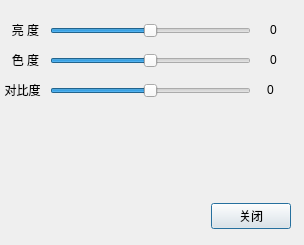
<?xml version="1.0" encoding="UTF-8"?>
<ui version="4.0">
 <class>DlgVideoParam</class>
 <widget class="QDialog" name="DlgVideoParam">
  <property name="geometry">
   <rect>
    <x>0</x>
    <y>0</y>
    <width>304</width>
    <height>245</height>
   </rect>
  </property>
  <property name="windowTitle">
   <string>视频播放参数</string>
  </property>
  <widget class="QWidget" name="layoutWidget">
   <property name="geometry">
    <rect>
     <x>20</x>
     <y>200</y>
     <width>271</width>
     <height>33</height>
    </rect>
   </property>
   <layout class="QHBoxLayout">
    <property name="spacing">
     <number>6</number>
    </property>
    <property name="leftMargin">
     <number>0</number>
    </property>
    <property name="topMargin">
     <number>0</number>
    </property>
    <property name="rightMargin">
     <number>0</number>
    </property>
    <property name="bottomMargin">
     <number>0</number>
    </property>
    <item>
     <spacer>
      <property name="orientation">
       <enum>Qt::Horizontal</enum>
      </property>
      <property name="sizeHint" stdset="0">
       <size>
        <width>131</width>
        <height>31</height>
       </size>
      </property>
     </spacer>
    </item>
    <item>
     <widget class="QPushButton" name="cancelButton">
      <property name="text">
       <string>关闭</string>
      </property>
     </widget>
    </item>
   </layout>
  </widget>
  <widget class="QLabel" name="m_labelBrightness">
   <property name="geometry">
    <rect>
     <x>10</x>
     <y>20</y>
     <width>31</width>
     <height>20</height>
    </rect>
   </property>
   <property name="font">
    <font>
     <pointsize>9</pointsize>
    </font>
   </property>
   <property name="text">
    <string>亮 度</string>
   </property>
   <property name="alignment">
    <set>Qt::AlignCenter</set>
   </property>
  </widget>
  <widget class="QSlider" name="m_pSliderBright">
   <property name="geometry">
    <rect>
     <x>50</x>
     <y>20</y>
     <width>201</width>
     <height>22</height>
    </rect>
   </property>
   <property name="minimum">
    <number>-100</number>
   </property>
   <property name="maximum">
    <number>100</number>
   </property>
   <property name="orientation">
    <enum>Qt::Horizontal</enum>
   </property>
  </widget>
  <widget class="QLabel" name="m_labelCurBright">
   <property name="geometry">
    <rect>
     <x>263</x>
     <y>20</y>
     <width>21</width>
     <height>20</height>
    </rect>
   </property>
   <property name="text">
    <string>0</string>
   </property>
   <property name="alignment">
    <set>Qt::AlignCenter</set>
   </property>
  </widget>
  <widget class="QLabel" name="m_labelChrom">
   <property name="geometry">
    <rect>
     <x>10</x>
     <y>50</y>
     <width>31</width>
     <height>20</height>
    </rect>
   </property>
   <property name="font">
    <font>
     <pointsize>9</pointsize>
    </font>
   </property>
   <property name="text">
    <string>色 度</string>
   </property>
   <property name="alignment">
    <set>Qt::AlignCenter</set>
   </property>
  </widget>
  <widget class="QSlider" name="m_pSliderChrom">
   <property name="geometry">
    <rect>
     <x>50</x>
     <y>50</y>
     <width>201</width>
     <height>22</height>
    </rect>
   </property>
   <property name="minimum">
    <number>-100</number>
   </property>
   <property name="maximum">
    <number>100</number>
   </property>
   <property name="orientation">
    <enum>Qt::Horizontal</enum>
   </property>
  </widget>
  <widget class="QLabel" name="m_labelCurChrom">
   <property name="geometry">
    <rect>
     <x>263</x>
     <y>50</y>
     <width>21</width>
     <height>20</height>
    </rect>
   </property>
   <property name="text">
    <string>0</string>
   </property>
   <property name="alignment">
    <set>Qt::AlignCenter</set>
   </property>
  </widget>
  <widget class="QLabel" name="m_labelContrast">
   <property name="geometry">
    <rect>
     <x>2</x>
     <y>80</y>
     <width>41</width>
     <height>20</height>
    </rect>
   </property>
   <property name="font">
    <font>
     <pointsize>9</pointsize>
    </font>
   </property>
   <property name="text">
    <string>对比度</string>
   </property>
   <property name="alignment">
    <set>Qt::AlignCenter</set>
   </property>
  </widget>
  <widget class="QSlider" name="m_pSliderContrast">
   <property name="geometry">
    <rect>
     <x>50</x>
     <y>80</y>
     <width>201</width>
     <height>22</height>
    </rect>
   </property>
   <property name="minimum">
    <number>-100</number>
   </property>
   <property name="maximum">
    <number>100</number>
   </property>
   <property name="orientation">
    <enum>Qt::Horizontal</enum>
   </property>
  </widget>
  <widget class="QLabel" name="m_labelCurContrast">
   <property name="geometry">
    <rect>
     <x>260</x>
     <y>80</y>
     <width>21</width>
     <height>20</height>
    </rect>
   </property>
   <property name="text">
    <string>0</string>
   </property>
   <property name="alignment">
    <set>Qt::AlignCenter</set>
   </property>
  </widget>
 </widget>
 <resources/>
 <connections>
  <connection>
   <sender>cancelButton</sender>
   <signal>clicked()</signal>
   <receiver>DlgVideoParam</receiver>
   <slot>reject()</slot>
   <hints>
    <hint type="sourcelabel">
     <x>369</x>
     <y>253</y>
    </hint>
    <hint type="destinationlabel">
     <x>179</x>
     <y>282</y>
    </hint>
   </hints>
  </connection>
 </connections>
</ui>
